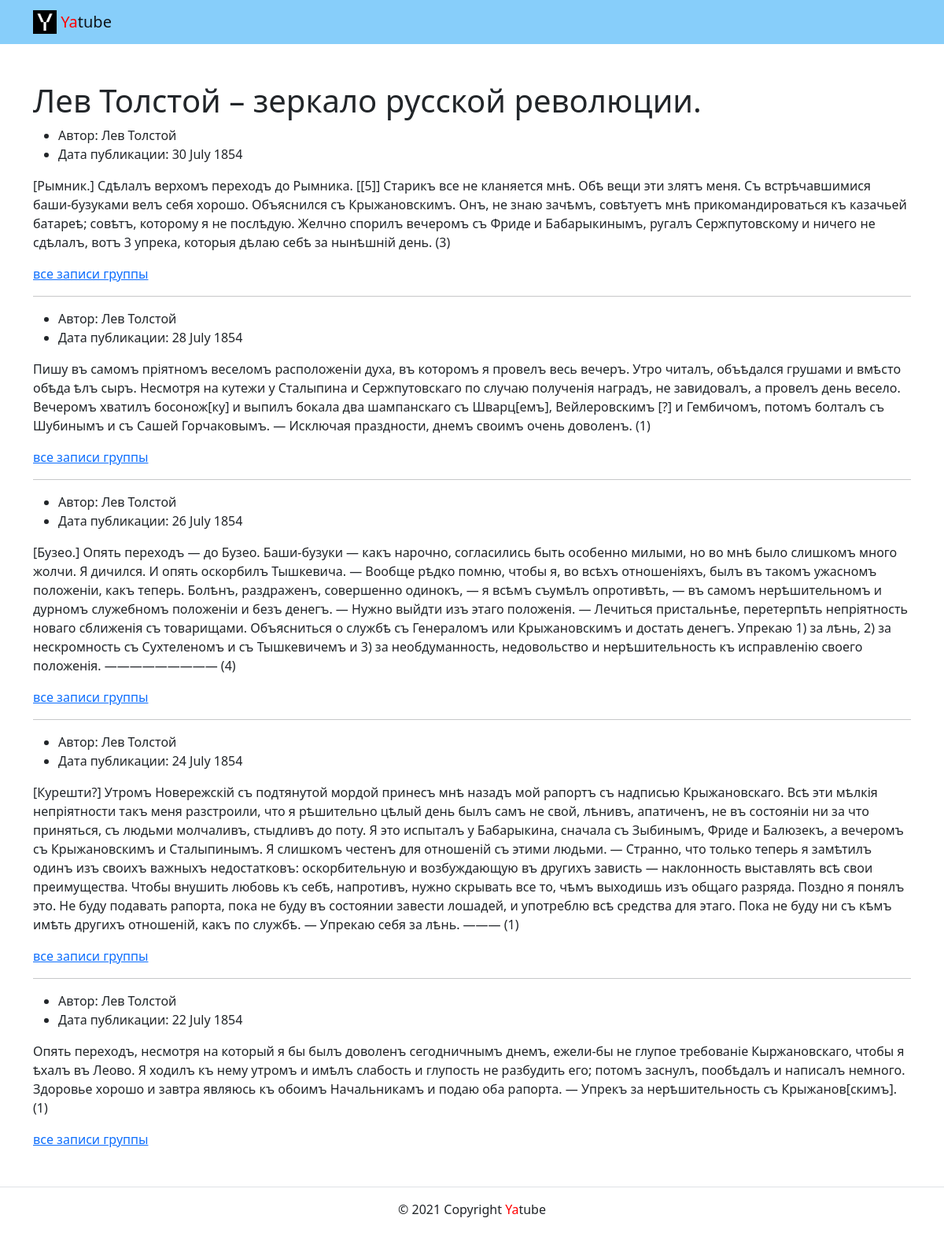
The page /group/words/ on the database as committed earlier.
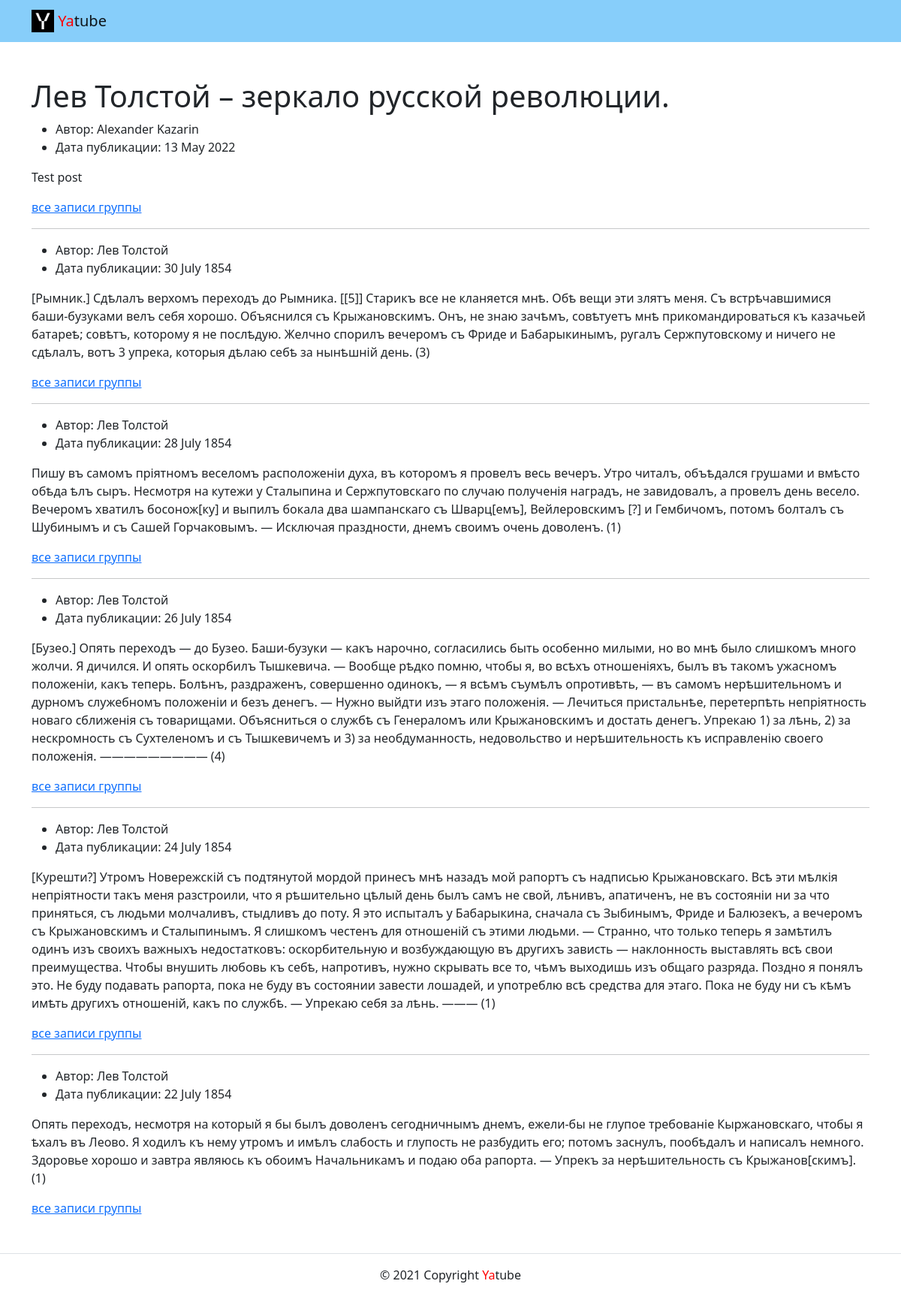
The same page on the database as committed later.
### posts/models.py (models this page shows)
class Post(models.Model):
    text = models.TextField()
    pub_date = models.DateTimeField(auto_now_add=True)
    author = models.ForeignKey(User, on_delete=models.CASCADE)
    group = models.ForeignKey('Group', blank=True, null=True, on_delete=models.CASCADE)

### posts/views.py (the view)
# urls.py: path('group/<slug:slug>/', views.group_posts, name='group_list')
def group_posts(request, slug):
    group = get_object_or_404(Group, slug=slug)
    posts = Post.objects.filter(group=group).order_by('-pub_date')[:10]
    context = {
        'group': group,
        'posts': posts,
    }
    return render(request, 'posts/group_list.html', context)

### templates/posts/group_list.html (shortened to what this page needs)
{% extends 'base.html' %}
     {% block content %}
        <h1>Лев Толстой – зеркало русской революции.</h1>
       {% for post in posts %}
  <ul>
    <li>
      Автор: {{ post.author.get_full_name }}
    </li>
    <li>
      Дата публикации: {{ post.pub_date|date:"d E Y" }}
    </li>
  </ul>
  <p>{{ post.text }}</p>
  <a href="{% url 'posts:group_list' group.slug %}">все записи группы</a>
  {% if not forloop.last %}<hr>{% endif %}
  {% endfor %}
    {% endblock %}

Rows that differ between the two databases and show on the page:
added Post: author.get_full_name "Alexander Kazarin", pub_date "13 May 2022", text "Test post"
